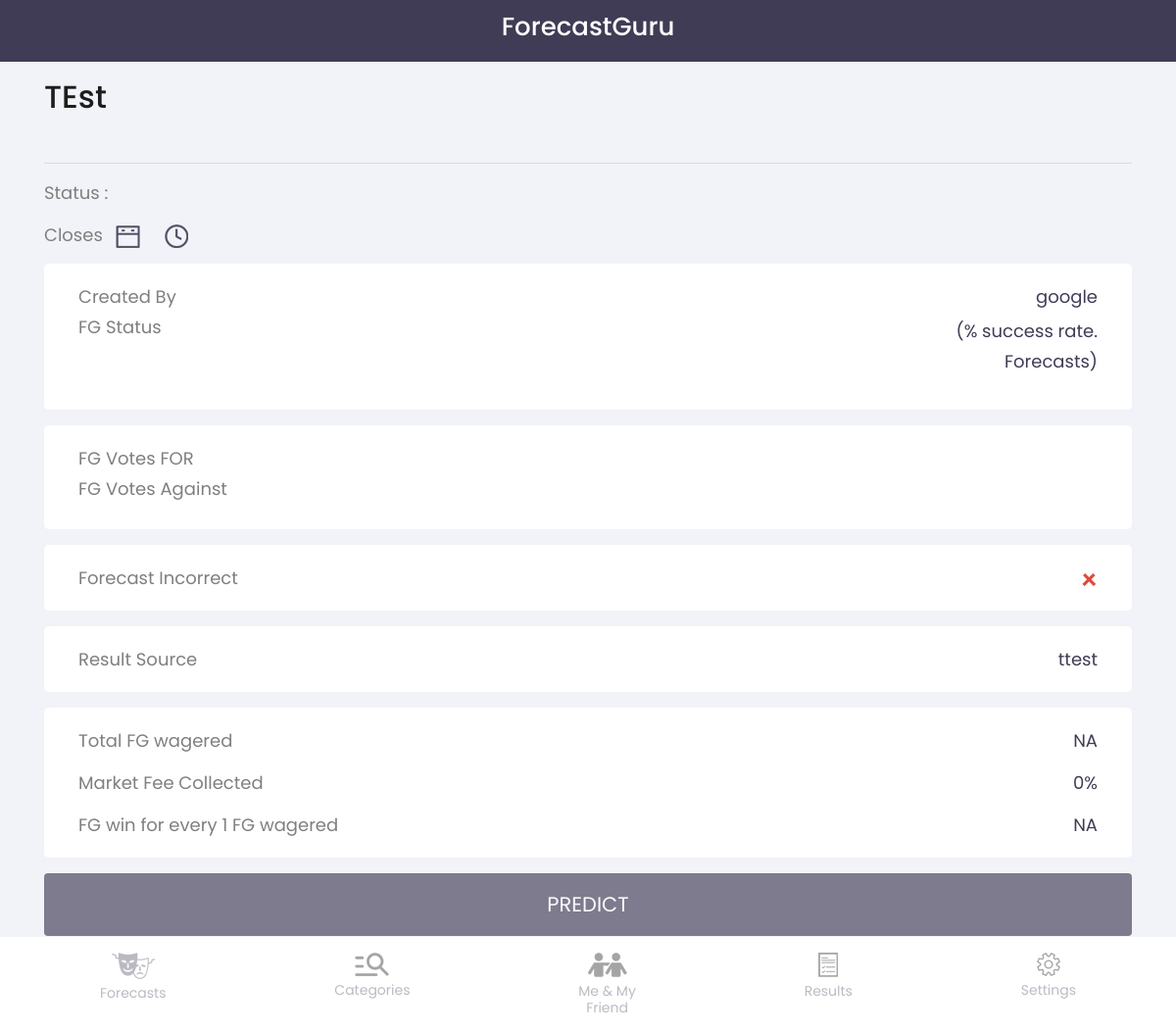
Page /betting/1/ (signed in) on the committed database.
### alpha/models.py (models this page shows, shortened)
class ForeCast(models.Model):
    category = models.ForeignKey(to=Category, on_delete=models.CASCADE)
    sub_category = models.ForeignKey(to=SubCategory, on_delete=models.CASCADE)
    user = models.ForeignKey(to=SocialAccount, on_delete=models.CASCADE)
    heading = models.CharField(max_length=1000)
    start = models.DateTimeField(default=datetime.datetime.now())
    expire = models.DateTimeField()
    source = models.CharField(max_length=100)
    status = models.ForeignKey(to=Status, on_delete=models.CASCADE)
    market_fee = models.IntegerField(default=0)
    won = models.CharField(max_length=100, default='bet_for')
    created = models.DateField()
    approved = models.BooleanField(default=False)
    verified = models.BooleanField(default=False)
    private = models.BooleanField(default=False)
    class Meta:
        ordering = ['-category']
        verbose_name_plural = "Fore Cast"

### alpha/views.py (the view)
# urls.py: url(r'^betting/(?P<userid>\d+)/$', betting, name='betting'),
def betting(request, userid):
    forecast = ForeCast.objects.get(id=userid)
    try:
        betting_for = Betting.objects.filter(forecast=forecast, bet_for__gt=0).count()
        betting_against = Betting.objects.filter(forecast=forecast, bet_against__gt=0).count()
        betting_sum = Betting.objects.filter(forecast=forecast).aggregate(
            bet_for=Sum('bet_for'), bet_against=Sum('bet_against'))
        try:
            total_wagered = betting_sum['bet_for'] + betting_sum['bet_against']
        except Exception:
            total_wagered = 0
        end_date = datetime.datetime.strftime(forecast.expire, '%b %d, %Y')
        end_time = datetime.datetime.strftime(forecast.expire, '%H:%M')
        try:
            percent = (betting_for / (betting_for + betting_against)) *100
        except Exception:
            percent = 0
        if forecast.status.name == 'In-Progress':
            status = 'Currently LIVE'
        elif forecast.status.name == 'Closed':
            status = 'Currently CLOSED'
        else:
            status = 'Waiting'
        success = SocialAccount.objects.get(user__username=request.user)
        print(success)
        return render(request, 'betting.html', {'forecast': forecast, 'betting':betting,
                                                'bet_for': betting_for if betting_for else 0,
                                                'against':betting_against if betting_against else 0,
                                                'total': total_wagered if total_wagered else 0,
                                                "end_date":end_date, "end_time":end_time,
                                                'status':status, "percent": percent,
                                                "success": success.successful_forecast,
                                                "user": request.user.username
                                                })
    except Exception:
        return render(request, 'betting.html', {'forecast': forecast,"user": request.user.username})

### alpha/models.py (called while the page is built)
    def __str__(self):
        return self.name

### templates/betting.html (shortened to what this page needs)
{% load static %}
<!DOCTYPE html>
<html>
<head>
<link href="https://maxcdn.bootstrapcdn.com/font-awesome/4.5.0/css/font-awesome.min.css" rel="stylesheet">
<link rel="stylesheet" type="text/css" media="screen" href="{% static 'css/bootstrap.min.css' %}" />
<link rel="stylesheet" type="text/css" media="screen" href="{% static 'css/style_mobile.css' %}" />
</head>
<body class="gray-bg">
<header class="position-fixed w-100">
  <div class="container">
    <div class="row align-items-center">
      <div class="col-12 text-center">
        <h1>ForecastGuru</h1>
      </div>
    </div>
  </div>
</header>
<div class="topspace2"></div>
{% if user == "" %}
        <p>Please login to see this feature</p>
        <a href="/" class="btn btn-create">Login</a>
        {% else %}
<div class="forcast_detail fixed_p_footer">
  <div class="container">
    <div class="row">
      <div class="col-12">
        <h2>{{forecast.heading}}</h2>
        <hr class="hr">
        <p>Status : </p>
        <p>Closes <img src="{% static 'images/calender-blue.png' %}" class="ml-2 mr-2"> <img src="{% static 'images/time-blue.png' %}" class="ml-2 mr-2"> </p>
      </div>
    </div>
    <div class="row white_box mr-0 ml-0 mb-3">
      <div class="col-6">
        <p class="mb-1">Created By</p>
        <p>FG Status</p>
      </div>
      <div class="col-6 text-right value-color">
        <p class="mb-2">{{forecast.user}}</p>
        <p class="mb-1 value-color"> {{forecast.user.fg_status}} ({{percent}}% success rate.</p>
        <p>{{success}} Forecasts)</p>
      </div>
    </div>
    <div class="row white_box mr-0 ml-0 mb-3">
      <div class="col-6">
        <p class="mb-1">FG Votes FOR</p>
        <p class="mb-2">FG Votes Against</p>
      </div>
      <div class="col-6 text-right value-color">
      </div>
    </div>
    <div class="row white_box mr-0 ml-0 mb-3">
      <div class="col-6">
        <p class="m-0">Forecast Incorrect</p>
      </div>
      <div class="col-6 text-right value-color">
        <p class="m-0 font-weight-bold"><img src="{% static 'images/icon-cross.png' %}" alt=""></p>
      </div>
    </div>
    <div class="row white_box mr-0 ml-0 mb-3">
      <div class="col-6">
        <p class="m-0">Result Source</p>
      </div>
      <div class="col-6 text-right value-color">
        <p class="m-0"><a href="#" class="color-darkblue">{{forecast.source}}</a></p>
      </div>
    </div>
    <div class="row white_box mr-0 ml-0 mb-3">
      <div class="col-12">
        <div class="row">
          <div class="col-6">
            <p>Total FG wagered</p>
          </div>
          <div class="col-6 text-right value-color">
            <p>NA</p>
          </div>
        </div>
        <div class="row">
          <div class="col-6">
            <p>Market Fee Collected</p>
          </div>
          <div class="col-6 text-right value-color">
            <p>{{forecast.market_fee}}%</p>
          </div>
        </div>
        <div class="row">
          <div class="col-6">
            <p class="m-0">FG win for every 1 FG wagered</p>
          </div>
          <div class="col-6 text-right value-color">
            <p class="m-0">NA</p>
          </div>
        </div>
      </div>
    </div>
    <div class="row mb-2">
      <div class="col-12">
      {% if forecast.status.name == 'Closed' %}
<button style="background: #403c55;color: white;" disabled type="button" class="btn w-100 btn-create" data-toggle="modal" data-target="#exampleModal">
Predict</button>
    {% elif user == '' %}
<button style="background: #403c55;color: white;" disabled type="button" class="btn w-100 btn-create" data-toggle="modal" data-target="#exampleModal">
Predict</button>
          {% else %}
          <button style="background: #403c55;color: white;" type="button" class="btn w-100 btn-create" data-toggle="modal" data-target="#exampleModal">
Predict</button> {% endif %}
      </div>
  </div>
</div>
<footer class="sticky-footer">
  <nav class="navbar">
    <ul class="navbar-nav nav-fill w-100 text-center">
         <li class="nav-item">
                        <a class="nav-link" href="{% url 'live_forecast' %}">
                            <img src="{% static 'images/menu-icon-forecast.png' %}" alt=""><br>
                            Forecasts</a>
                    </li>
                    <li class="nav-item">
                        <a class="nav-link" href="{% url 'category' %}">
                            <img src="{% static 'images/menu-icon-category.png' %}" alt=""><br>
                            Categories</a>
                    </li>
                    <li class="nav-item">
                        <a class="nav-link " href="{% url 'my_forecast' %}">
                            <img src="{% static 'images/menu-icon-friend.png' %}" alt=""><br>
                            Me & My <br>
                                Friend </a>
                    </li>
                    <li class="nav-item">
                        <a class="nav-link" href="{% url 'forecast_result' %}">
                            <img src="{% static 'images/menu-icon-results.png' %}" alt=""><br>
                            Results</a>
                    </li>
                    <li class="nav-item">
                        <a class="nav-link" href="{% url 'user_profile' %}">
                            <img src="{% static 'images/menu-icon-settings.png' %}" alt=""><br>
                            Settings</a>
                    </li>
    </ul>
  </nav>
</footer>
    {% endif %}
</body>
</html>

### static/css/style_mobile.css (style rules this page uses)
* { outline: none!important }
body { font-family: 'Poppins', sans-serif; color: #7f7f7f }
a, a:hover { text-decoration: none }
h2 { color: #1d1d1d }
header { background: #403c55; padding: 12px 0; color: #fff; z-index: 100; }
header h1 { font-size: 26px; color: #fff }
.topspace2 { height: 60px }
.gray-bg { background: #f2f3f8 }
.fixed_p_footer { padding-bottom: 90px }
.sticky-footer { position: fixed; bottom: 0; left: 0; width: 100%; padding: 0; background: #fff }
.sticky-footer .navbar-nav { flex-direction: row }
.sticky-footer .navbar-nav a { color: #403c55; text-decoration: none; font-size: 14px; line-height: 1.2; opacity: .35 }
.sticky-footer .navbar-nav a img { margin-bottom: 6px }
.btn-create { padding: 15px; text-transform: uppercase; background:#403c55; color:#fff; font-size:21px; }
.color-darkblue { color: #403c55 }
.forcast_detail { margin-top: 20px; }
.forcast_detail .hr { margin-top:48px; }
.forcast_detail p { font-size:18px; }
.white_box { background-color: #fff; border-radius:5px; padding: 20px }
.value-color { color: #403c55!important }

### rows in the picture
ForeCast: heading "TEst", user "google", source "ttest", market_fee "0"
